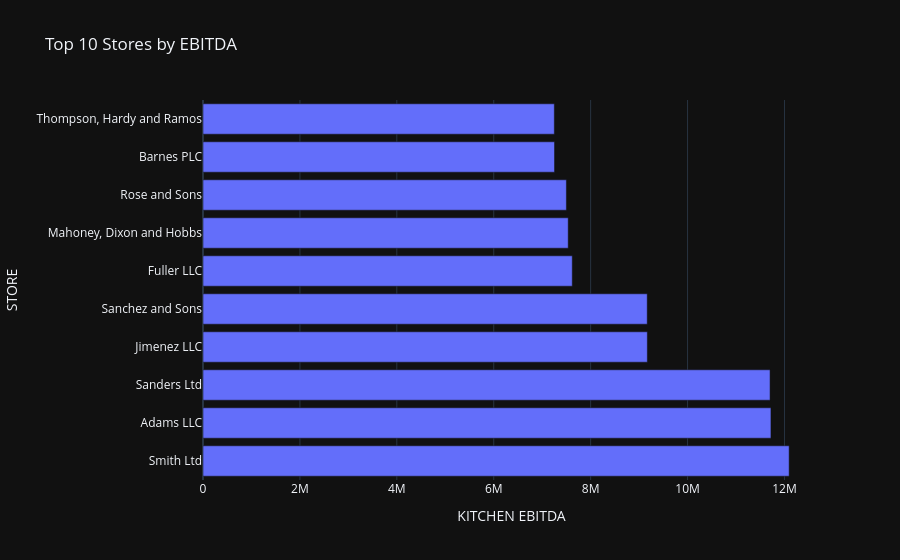

Write notebook code for a chart like this one.
### Code cell
fig = px.bar(
    top_stores,
    x="KITCHEN EBITDA",
    y="STORE",
    orientation="h",
    title="Top 10 Stores by EBITDA"
)

fig.show()

### Figure 1 — Plotly figure (JSON) as saved in the notebook; plotly's stock layout.template omitted (floating-point values rounded to 4 significant figures)
{"data": [{"alignmentgroup": "True", "hovertemplate": "KITCHEN EBITDA=%{x}<br>STORE=%{y}<extra></extra>", "legendgroup": "", "marker": {"color": "#636efa", "pattern": {"shape": ""}}, "name": "", "offsetgroup": "", "orientation": "h", "showlegend": false, "textposition": "auto", "x": [12100000.0, 11720000.0, 11700000.0, 9170000.0, 9168000.0, 7621000.0, 7537000.0, 7500000.0, 7255000.0, 7251000.0], "xaxis": "x", "y": ["Smith Ltd", "Adams LLC", "Sanders Ltd", "Jimenez LLC", "Sanchez and Sons", "Fuller LLC", "Mahoney, Dixon and Hobbs", "Rose and Sons", "Barnes PLC", "Thompson, Hardy and Ramos"], "yaxis": "y", "type": "bar"}], "layout": {"xaxis": {"anchor": "y", "domain": [0.0, 1.0], "title": {"text": "KITCHEN EBITDA"}}, "yaxis": {"anchor": "x", "domain": [0.0, 1.0], "title": {"text": "STORE"}}, "legend": {"tracegroupgap": 0}, "title": {"text": "Top 10 Stores by EBITDA"}, "barmode": "relative"}}
